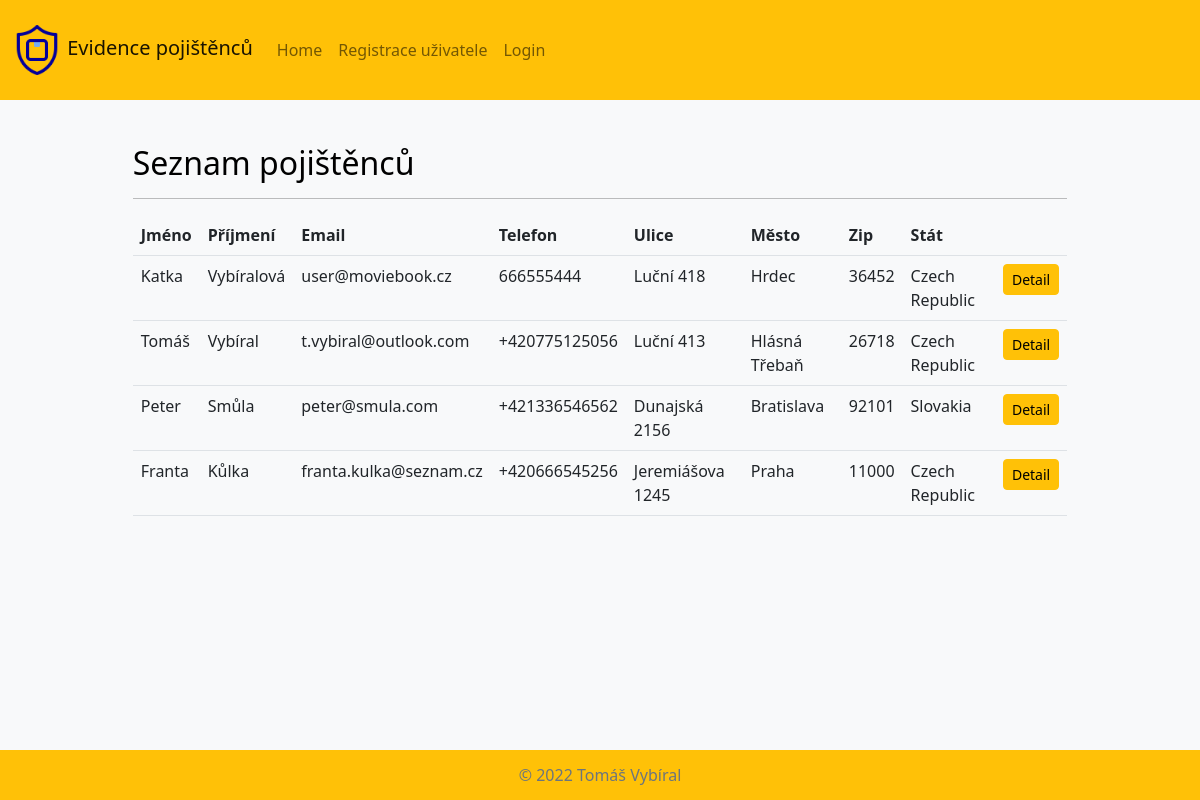
Before: /pojistenci/pojistenci_index/ with the older database file.
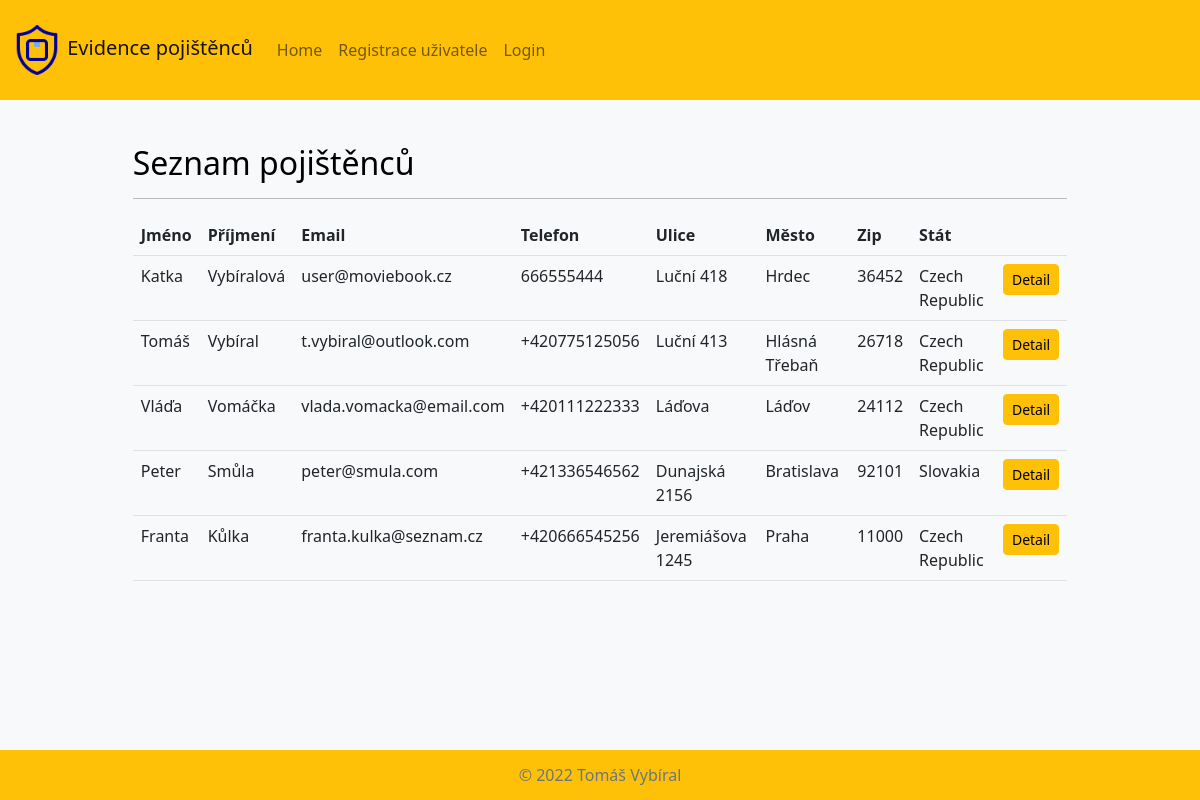
After: the same page with the newer database file.
### pojistenci/models.py (models this page shows, shortened)
class Pojistenec(models.Model):
    jmeno = models.CharField(max_length=200, verbose_name='Jméno')
    prijmeni = models.CharField(max_length=200, verbose_name='Příjmení')
    email = models.EmailField(max_length=200)
    telefon = models.CharField(max_length=15, verbose_name='Telefon')
    ulice_cp = models.CharField(
        max_length=200, verbose_name='Ulice a číslo popisné')
    mesto = models.CharField(max_length=100, verbose_name='Město')
    psc = models.CharField(max_length=9, verbose_name='PSČ')
    stat = models.ForeignKey(
        Stat, on_delete=models.SET_NULL, null=True, verbose_name='Stát')
    def __init__(self, *args, **kwargs):
        super(Pojistenec, self).__init__(*args, **kwargs)
    class Meta:
        verbose_name = 'Pojištěnec'
        verbose_name_plural = 'Pojištěnci'

class Stat(models.Model):
    stat = models.CharField(max_length=50)
    ordering = ['-stat']
    def __str__(self) -> str:
        return self.stat
    class Meta:
        verbose_name = 'Stát'
        verbose_name_plural = 'Státy'

### pojistenci/views.py (the view)
# urls.py: path('pojistenci_index/', views.PojistenecIndex.as_view(), name='home'),
class PojistenecIndex(generic.ListView):
    template_name = 'pojistenci/pojistenci_index.html'
    context_object_name = 'pojistenci'
    def get_queryset(self):
        return Pojistenec.objects.all().order_by('-prijmeni')

### pojistenci/templates/pojistenci/pojistenci_index.html
{% extends "base.html" %}
{% block content %}
<h2>Seznam pojištěnců</h2>
<hr>
    <table class="table table-hover">
      <tr>
        <th>Jméno</th>
        <th>Příjmení</th>
        <th>Email</th>
        <th>Telefon</th>
        <th>Ulice</th>
        <th>Město</th>
        <th>Zip</th>
        <th>Stát</th>
        <th></th>
      </tr>
      {% for pojistenec in pojistenci %}
      <tr>
        <td>{{pojistenec.jmeno}}</td>
        <td>{{pojistenec.prijmeni}}</td>
        <td>{{pojistenec.email}}</td>
        <td>{{pojistenec.telefon}}</td>
        <td>{{pojistenec.ulice_cp}}</td>
        <td>{{pojistenec.mesto}}</td>
        <td>{{pojistenec.psc}}</td>
        <td>{{pojistenec.stat}}</td>
        <td><a class="btn btn-sm btn-warning" href={% url 'pojistenec_detail' pojistenec.id %}>Detail</a></td>
      </tr>
      {% endfor %}
    </table>
{% endblock %}

Changed rows visible on the page:
added Pojistenec: jmeno "Vláďa", prijmeni "Vomáčka", email "vlada.vomacka@email.com", telefon "+420111222333", ulice_cp "Láďova", mesto "Láďov", psc "24112", stat "Czech Republic"
